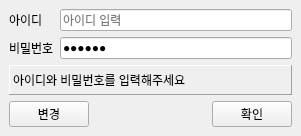
<?xml version="1.0" encoding="UTF-8"?>
<ui version="4.0">
 <class>MainWindow</class>
 <widget class="QMainWindow" name="MainWindow">
  <property name="geometry">
   <rect>
    <x>0</x>
    <y>0</y>
    <width>301</width>
    <height>135</height>
   </rect>
  </property>
  <property name="windowTitle">
   <string>MainWindow</string>
  </property>
  <widget class="QWidget" name="centralwidget">
   <layout class="QHBoxLayout" name="horizontalLayout_2">
    <item>
     <layout class="QVBoxLayout" name="verticalLayout">
      <item>
       <layout class="QFormLayout" name="formLayout">
        <item row="0" column="0">
         <widget class="QLabel" name="Label">
          <property name="text">
           <string>아이디</string>
          </property>
         </widget>
        </item>
        <item row="0" column="1">
         <widget class="QLineEdit" name="linID">
          <property name="inputMask">
           <string>&gt;AAA9999</string>
          </property>
          <property name="placeholderText">
           <string>아이디 입력</string>
          </property>
         </widget>
        </item>
        <item row="1" column="0">
         <widget class="QLabel" name="Label_2">
          <property name="text">
           <string>비밀번호</string>
          </property>
         </widget>
        </item>
        <item row="1" column="1">
         <widget class="QLineEdit" name="linPass">
          <property name="inputMask">
           <string>NNNNNN</string>
          </property>
          <property name="echoMode">
           <enum>QLineEdit::Password</enum>
          </property>
          <property name="placeholderText">
           <string/>
          </property>
          <property name="cursorMoveStyle">
           <enum>Qt::LogicalMoveStyle</enum>
          </property>
         </widget>
        </item>
       </layout>
      </item>
      <item>
       <widget class="QLabel" name="lblMsg">
        <property name="sizePolicy">
         <sizepolicy hsizetype="Minimum" vsizetype="Minimum">
          <horstretch>0</horstretch>
          <verstretch>0</verstretch>
         </sizepolicy>
        </property>
        <property name="minimumSize">
         <size>
          <width>280</width>
          <height>30</height>
         </size>
        </property>
        <property name="frameShape">
         <enum>QFrame::Panel</enum>
        </property>
        <property name="frameShadow">
         <enum>QFrame::Raised</enum>
        </property>
        <property name="text">
         <string>아이디와 비밀번호를 입력해주세요</string>
        </property>
       </widget>
      </item>
      <item>
       <layout class="QHBoxLayout" name="horizontalLayout">
        <item>
         <widget class="QPushButton" name="btnChange">
          <property name="text">
           <string>변경</string>
          </property>
         </widget>
        </item>
        <item>
         <spacer name="horizontalSpacer">
          <property name="orientation">
           <enum>Qt::Horizontal</enum>
          </property>
          <property name="sizeHint" stdset="0">
           <size>
            <width>40</width>
            <height>20</height>
           </size>
          </property>
         </spacer>
        </item>
        <item>
         <widget class="QPushButton" name="btnOK">
          <property name="text">
           <string>확인</string>
          </property>
         </widget>
        </item>
       </layout>
      </item>
     </layout>
    </item>
   </layout>
  </widget>
 </widget>
 <resources/>
 <connections/>
</ui>
